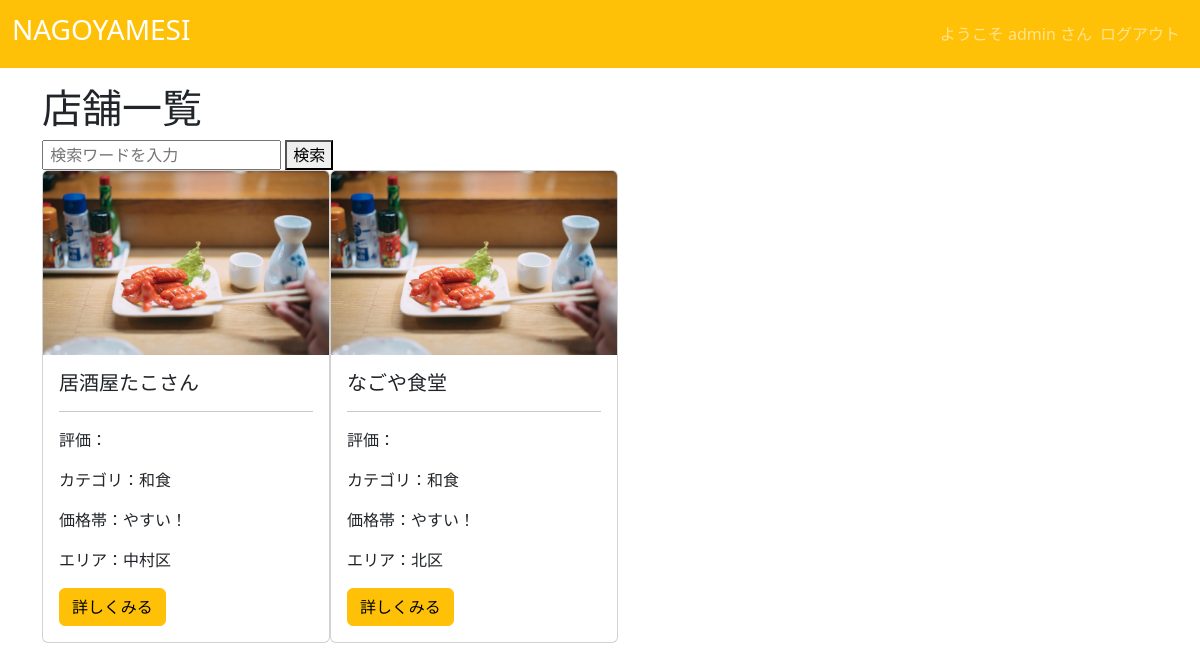
The app's page /crud/ (signed in) with its own data.
### crud/models.py (models this page shows, shortened)
class CustomUser(AbstractBaseUser, PermissionsMixin):
    username = models.CharField(max_length=20, unique=True, verbose_name='ユーザー名')
    email = models.EmailField(unique=True, verbose_name='メールアドレス')
    date_joined = models.DateTimeField(default=timezone.now, verbose_name='登録日')
    is_staff = models.BooleanField(default=True, verbose_name='管理画面へのアクセスを許可する')
    is_active = models.BooleanField(default=True, verbose_name='このアカウントを利用可能にする')
    objects = CustomUserManager()
    USERNAME_FIELD = 'username'
    REQUIRED_FIELDS = ['email']
    class Meta:
        verbose_name = 'ユーザー'
        verbose_name_plural = 'ユーザー'

class Shop(models.Model):
    name = models.CharField(max_length=20, verbose_name='店名')
    name_kana = models.CharField(max_length=20, verbose_name='店名かな')
    place = models.CharField(max_length=20, verbose_name='住所')
    tel_number_regex = RegexValidator(regex=r'^[0-9]+$', message = ("Tel Number must be entered in the format: '09012345678'. Up to 15 digits allowed."))
    tel_number = models.CharField(validators=[tel_number_regex], max_length=15, default='114758758',verbose_name='電話番号')
    open_time = models.TimeField(verbose_name="開店時間", default="09:00")
    close_time = models.TimeField(verbose_name="閉店時間", default="22:00")
    description = models.CharField(max_length=200, verbose_name='詳細')
    img = models.ImageField(blank=True, default='takosan.png', verbose_name='画像')
    category = models.ForeignKey(Category, on_delete=models.SET_NULL, null=True, verbose_name='カテゴリ')
    area = models.ForeignKey(Area, on_delete=models.SET_NULL, null=True, verbose_name='エリア')
    price = models.ForeignKey(Price, on_delete=models.SET_NULL, null=True, verbose_name='価格帯')
    class Meta:
        verbose_name = '店舗情報'
        verbose_name_plural = '店舗情報'

class Category(models.Model):
     name = models.CharField(max_length=20, verbose_name='カテゴリ名')
     def __str__(self):
         return self.name
     class Meta:
        verbose_name = 'カテゴリ'
        verbose_name_plural = 'カテゴリ'

class Price(models.Model):
     name = models.CharField(max_length=20, verbose_name='価格帯名')
     def __str__(self):
         return self.name
     class Meta:
        verbose_name = '価格帯'
        verbose_name_plural = '価格帯'

class Area(models.Model):
     name = models.CharField(max_length=20, verbose_name='エリア名')
     def __str__(self):
         return self.name
     class Meta:
        verbose_name = 'エリア'
        verbose_name_plural = 'エリア'

### crud/views.py (the view, shortened to what this page needs)
# urls.py: path('crud/', views.ShopListView.as_view(), name='list'),
class ShopListView(ListView):
    model = Shop
    template_name = 'crud/shop_list.html'

### crud/templates/crud/shop_list.html (shortened to what this page needs)
{% extends "base.html" %}
{% block content %}
<h1 class="">店舗一覧</h1>
<form method="get">
  <input type="search" value="{{ request.GET.query }}"
         name="query" type="text"
         placeholder=" 検索ワードを入力">
  <button>検索</button>
</form>
<div style="display: flex;">
  {% for shop in object_list %}
  <div class="card" style="width: 18rem;">
      <img src="{{ shop.img.url }}" class="card-img-top" alt="店舗画像">
      <div class="card-body">
        <h5 class="card-title">{{ shop.name }}</h5>
        <hr>
        <p class="card-text">評価：{{ average }}</p>
        <p class="card-text">カテゴリ：{{ shop.category }}</p>
        <p class="card-text">価格帯：{{ shop.price }}</p>
        <p class="card-text">エリア：{{ shop.area }}</p>
        <a href="{% url 'shop-detail' pk=shop.pk %}" class="btn btn-warning">詳しくみる</a>
      </div>
    </div>
  {% endfor %}
</div>
{% endblock %}

### crud/templates/base.html (shortened to what this page needs)
<!DOCTYPE html>
<html lang="ja">
<head>
    <link href="https://cdn.jsdelivr.net/npm/bootstrap@5.3.0/dist/css/bootstrap.min.css" rel="stylesheet">
  </head>
</head>
<body>
    <header>
        <nav class="navbar navbar-expand-lg navbar-dark bg-warning" style="margin-bottom: 1rem;">
            <div class="container-fluid">
                <h1 class="navbar-brand fs-3">NAGOYAMESI</h1>
                <div class="collapse navbar-collapse" id="navbarNav">
                    <ul class="navbar-nav ms-auto">
                        {% if request.user.is_authenticated %}
                        <span class="navbar-text">
                            ようこそ {{ user.get_username }} さん
                        </span>
                        <li class="nav-item">
                            <form action="{% url 'logout' %}" method="post">
                                <input class="nav-link" type="submit" value="ログアウト">
                            </form>
                        </li>
                        {% else %}
                        <li class="nav-item">
                            <a class="nav-link" href="{% url 'login' %}">ログイン</a>
                        </li>
                        {% endif %}
                    </ul>
                </div>
            </div>
        </nav>
    </header>
    <div class="container">
        {% block content %}{% endblock %}
    </div>
</body>
</html>

### records on screen
CustomUser: get_username "admin"
Shop: img (picture), name "居酒屋たこさん", category "和食", price "やすい！", area "中村区"
Shop: img (picture), name "なごや食堂", category "和食", price "やすい！", area "北区"
